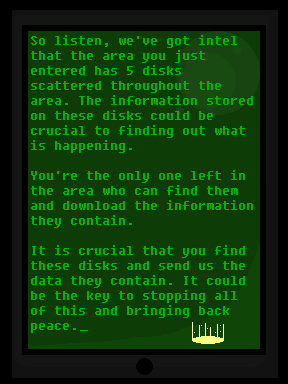

This is a level from a 2D game, rendered from its Tiled map with the project's own tilesets. A one-line summary and the map file follow, with tile-layer data summarised:
An orthogonal 9x12 tile map with 32x32 px tiles, 2 tile layers (Tile Layer 1, Tile Layer 2), 2 tilesets and 6 objects (player, me.LevelEntity).

<map version="1.0" orientation="orthogonal" renderorder="right-down" width="9" height="12" tilewidth="32" tileheight="32" nextobjectid="8">
 <tileset firstgid="1" name="message2" tilewidth="32" tileheight="32">
  <image source="../img/map/message2.png" width="288" height="384" />
 </tileset>
 <tileset firstgid="109" name="portal" tilewidth="32" tileheight="32">
  <image source="../img/map/portal.png" width="32" height="32" />
 </tileset>
 <layer name="Tile Layer 1" width="9" height="12">
  <data>[108 cells, 108 non-empty, 108 distinct tile ids]</data>
 </layer>
 <objectgroup name="Entity">
  <object id="1" name="player" x="96" y="320" width="32" height="32" />
  <object id="2" name="me.LevelEntity" x="192" y="320" width="32" height="32">
   <properties>
    <property name="duration" value="250" />
    <property name="fade" value="#000000" />
    <property name="to" value="lvl2" />
   </properties>
  </object>
 </objectgroup>
 <layer name="Tile Layer 2" width="9" height="12">
  <data>[108 cells, 1 non-empty, 1 distinct tile ids]</data>
 </layer>
 <objectgroup name="collision">
  <object id="3" x="0" y="-32" width="288" height="32" />
  <object id="4" x="288" y="0" width="32" height="384" />
  <object id="6" x="0" y="384" width="288" height="32" />
  <object id="7" x="-32" y="0" width="32" height="384" />
 </objectgroup>
</map>
